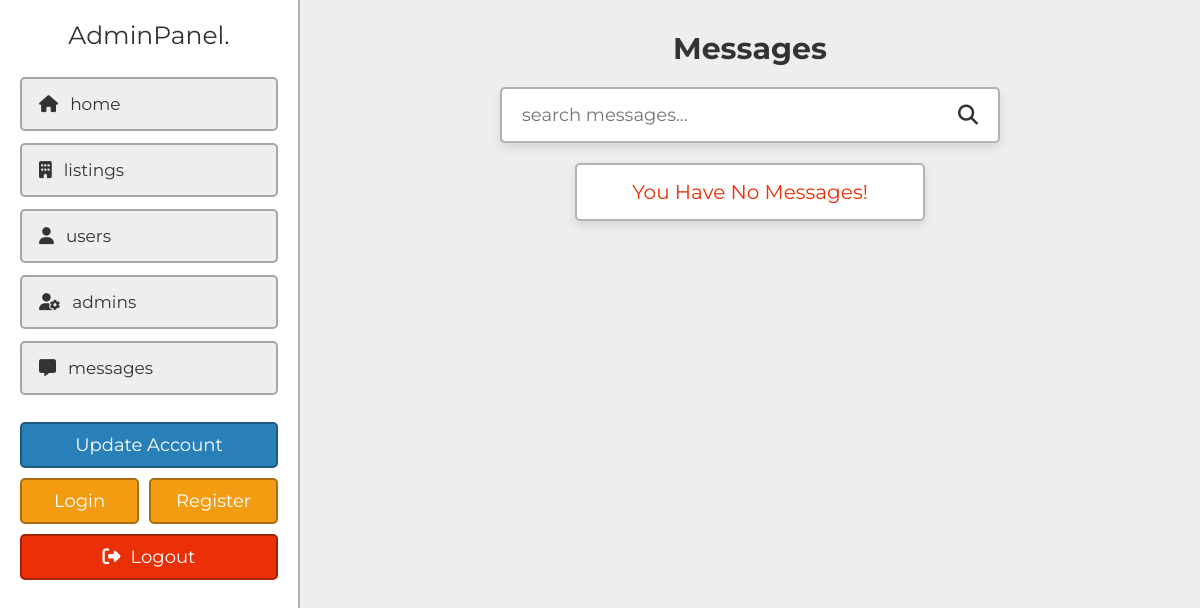
The app's page /admin/messages.php (signed in), older data.
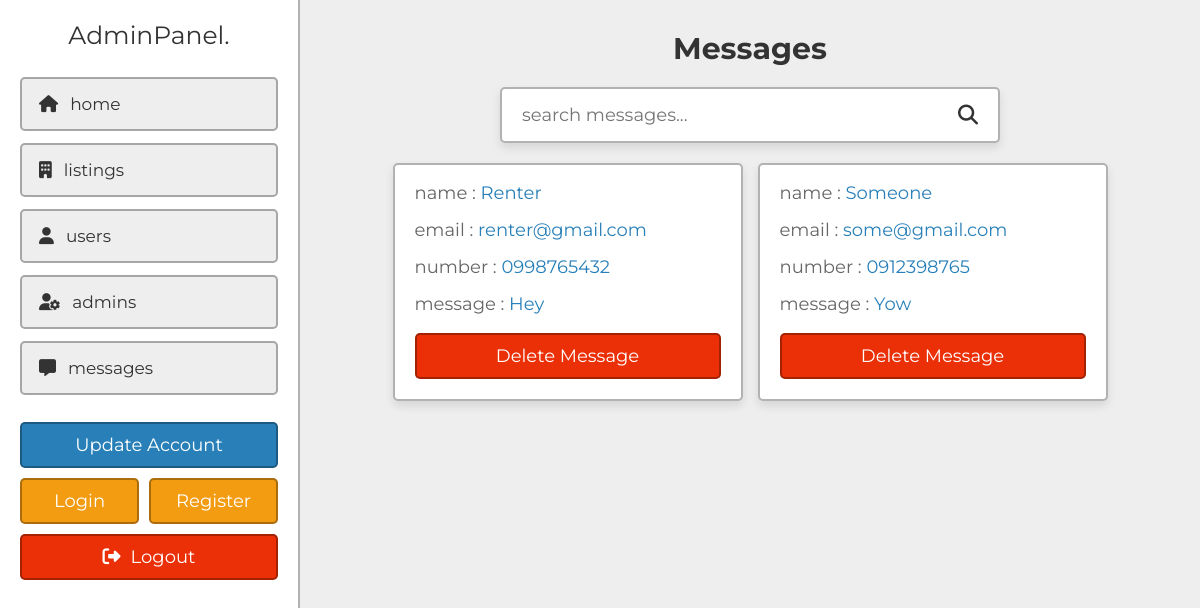
The same page, newer data.
### tables this page shows
CREATE TABLE IF NOT EXISTS `messages` (
  `id` varchar(20) NOT NULL,
  `name` varchar(50) NOT NULL,
  `email` varchar(50) NOT NULL,
  `number` varchar(10) NOT NULL,
  `message` varchar(1000) NOT NULL
);

### admin/messages.php (the view, shortened to what this page needs)
<?php
include '../components/connect.php';
?>
<!DOCTYPE html>
<html lang="en">
<head>
   <link rel="stylesheet" href="https://cdnjs.cloudflare.com/ajax/libs/font-awesome/6.2.0/css/all.min.css">
   <link rel="stylesheet" href="../css/admin_style.css">
</head>
<body>
<?php include '../components/admin_header.php'; ?>
<section class="grid">
   <h1 class="heading">messages</h1>
   <form action="" method="POST" class="search-form">
      <input type="text" name="search_box" placeholder="search messages..." maxlength="100" required>
      <button type="submit" class="fas fa-search" name="search_btn"></button>
   </form>
   <div class="box-container">
   <?php
      if(isset($_POST['search_box']) OR isset($_POST['search_btn'])){
         $search_box = $_POST['search_box'];
         $search_box = filter_var($search_box, FILTER_SANITIZE_STRING);
         $select_messages = $conn->prepare("SELECT * FROM `messages` WHERE name LIKE '%{$search_box}%' OR number LIKE '%{$search_box}%' OR email LIKE '%{$search_box}%'");
         $select_messages->execute();
      }else{
         $select_messages = $conn->prepare("SELECT * FROM `messages`");
         $select_messages->execute();
      }
      if($select_messages->rowCount() > 0){
         while($fetch_messages = $select_messages->fetch(PDO::FETCH_ASSOC)){
   ?>
   <div class="box">
      <p>name : <span><?= $fetch_messages['name']; ?></span></p>
      <p>email : <a href="mailto:<?= $fetch_messages['email']; ?>"><?= $fetch_messages['email']; ?></a></p>
      <p>number : <a href="tel:<?= $fetch_messages['number']; ?>"><?= $fetch_messages['number']; ?></a></p>
      <p>message : <span><?= $fetch_messages['message']; ?></span></p>
      <form action="" method="POST">
         <input type="submit" value="delete message" onclick="return confirm('delete this message?');" name="delete" class="delete-btn">
      </form>
   </div>
   <?php
      }
   }elseif(isset($_POST['search_box']) OR isset($_POST['search_btn'])){
      echo '<p class="empty">results not found!</p>';
   }else{
      echo '<p class="empty">you have no messages!</p>';
   }
   ?>
   </div>
</section>
</body>
</html>

Row changes from the older to the newer data that the page shows:
added messages: name "Renter", email "renter@gmail.com", number "0998765432", message "Hey"
added messages: name "Someone", email "some@gmail.com", number "0912398765", message "Yow"
Text that changed along with them:
text no longer shown: "You Have No Messages!"
